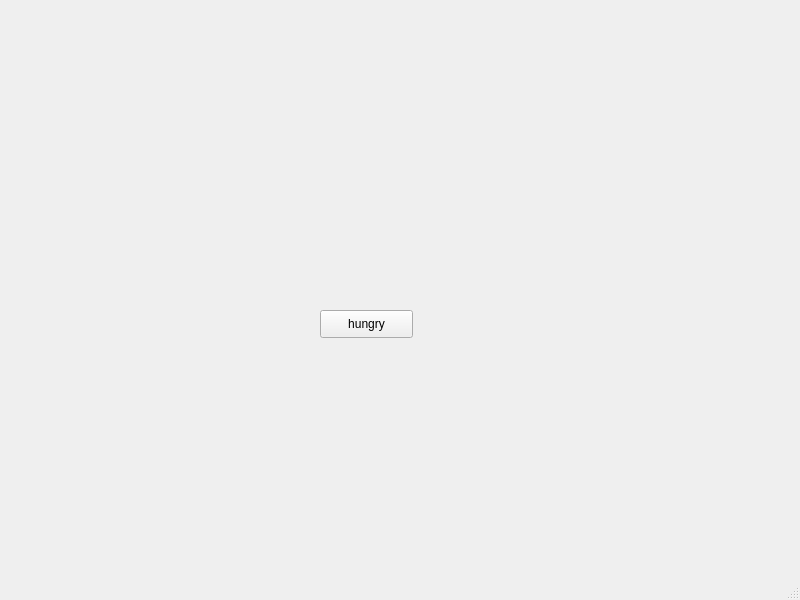
<?xml version="1.0" encoding="UTF-8"?>
<ui version="4.0">
 <class>MainWindow</class>
 <widget class="QMainWindow" name="MainWindow">
  <property name="geometry">
   <rect>
    <x>0</x>
    <y>0</y>
    <width>800</width>
    <height>600</height>
   </rect>
  </property>
  <property name="windowTitle">
   <string>MainWindow</string>
  </property>
  <widget class="QWidget" name="centralwidget">
   <widget class="QPushButton" name="hungryBtn">
    <property name="geometry">
     <rect>
      <x>320</x>
      <y>310</y>
      <width>93</width>
      <height>28</height>
     </rect>
    </property>
    <property name="text">
     <string>hungry</string>
    </property>
   </widget>
  </widget>
  <widget class="QMenuBar" name="menubar">
   <property name="geometry">
    <rect>
     <x>0</x>
     <y>0</y>
     <width>800</width>
     <height>26</height>
    </rect>
   </property>
  </widget>
  <widget class="QStatusBar" name="statusbar"/>
 </widget>
 <resources/>
 <connections/>
</ui>
